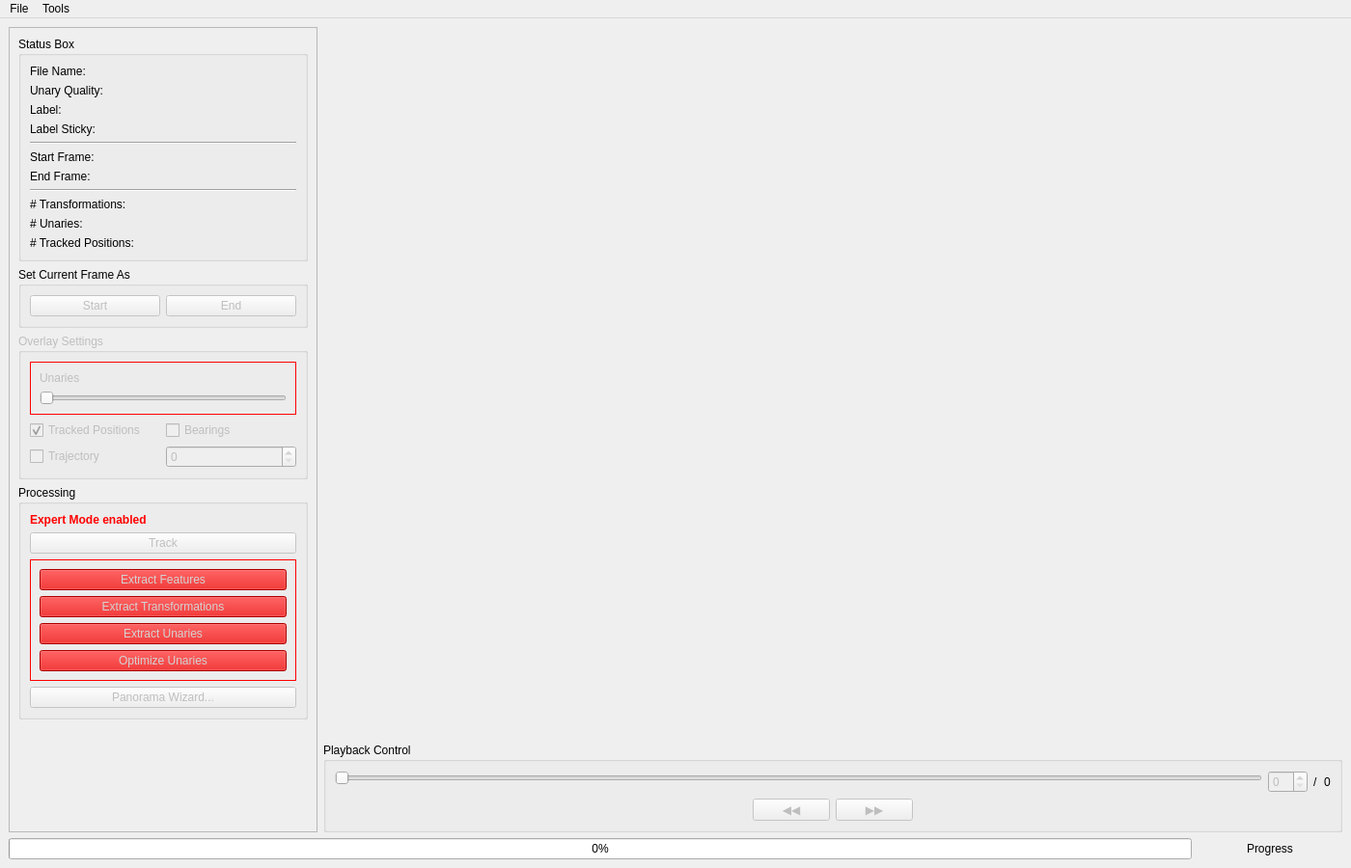
<?xml version="1.0" encoding="UTF-8"?>
<ui version="4.0">
 <class>MainWindow</class>
 <widget class="QMainWindow" name="MainWindow">
  <property name="geometry">
   <rect>
    <x>0</x>
    <y>0</y>
    <width>1400</width>
    <height>900</height>
   </rect>
  </property>
  <property name="windowTitle">
   <string>CATER</string>
  </property>
  <widget class="QWidget" name="centralwidget">
   <property name="enabled">
    <bool>true</bool>
   </property>
   <layout class="QVBoxLayout" name="verticalLayout_2">
    <item>
     <layout class="QHBoxLayout" name="horizontalLayout_2">
      <property name="sizeConstraint">
       <enum>QLayout::SetDefaultConstraint</enum>
      </property>
      <item>
       <widget class="QScrollArea" name="scrollArea">
        <property name="maximumSize">
         <size>
          <width>320</width>
          <height>16777215</height>
         </size>
        </property>
        <property name="widgetResizable">
         <bool>true</bool>
        </property>
        <widget class="QWidget" name="scrollAreaWidgetContents">
         <property name="geometry">
          <rect>
           <x>0</x>
           <y>0</y>
           <width>318</width>
           <height>821</height>
          </rect>
         </property>
         <property name="maximumSize">
          <size>
           <width>16777215</width>
           <height>16777215</height>
          </size>
         </property>
         <layout class="QGridLayout" name="gridLayout_3">
          <property name="leftMargin">
           <number>0</number>
          </property>
          <property name="topMargin">
           <number>0</number>
          </property>
          <property name="rightMargin">
           <number>0</number>
          </property>
          <property name="bottomMargin">
           <number>0</number>
          </property>
          <item row="0" column="0">
           <widget class="QWidget" name="verticalWidget" native="true">
            <property name="enabled">
             <bool>true</bool>
            </property>
            <property name="sizePolicy">
             <sizepolicy hsizetype="Preferred" vsizetype="Preferred">
              <horstretch>0</horstretch>
              <verstretch>0</verstretch>
             </sizepolicy>
            </property>
            <property name="maximumSize">
             <size>
              <width>16777215</width>
              <height>16777215</height>
             </size>
            </property>
            <layout class="QVBoxLayout" name="verticalLayout_3">
             <property name="bottomMargin">
              <number>10</number>
             </property>
             <item>
              <widget class="QGroupBox" name="groupBox">
               <property name="title">
                <string>Status Box</string>
               </property>
               <layout class="QGridLayout" name="gridLayout">
                <item row="12" column="1">
                 <widget class="QLabel" name="labelNumTrackedPos">
                  <property name="text">
                   <string/>
                  </property>
                 </widget>
                </item>
                <item row="0" column="1">
                 <widget class="QLabel" name="labelFileName">
                  <property name="text">
                   <string/>
                  </property>
                 </widget>
                </item>
                <item row="5" column="1">
                 <widget class="QLabel" name="labelStartFrame">
                  <property name="text">
                   <string/>
                  </property>
                 </widget>
                </item>
                <item row="2" column="0">
                 <widget class="QLabel" name="label_2">
                  <property name="text">
                   <string>Label:</string>
                  </property>
                 </widget>
                </item>
                <item row="2" column="1">
                 <widget class="QLabel" name="labelLabel">
                  <property name="text">
                   <string/>
                  </property>
                 </widget>
                </item>
                <item row="8" column="0" colspan="2">
                 <widget class="Line" name="line">
                  <property name="orientation">
                   <enum>Qt::Horizontal</enum>
                  </property>
                 </widget>
                </item>
                <item row="11" column="1">
                 <widget class="QLabel" name="labelNumUnaries">
                  <property name="text">
                   <string/>
                  </property>
                 </widget>
                </item>
                <item row="1" column="1">
                 <widget class="QLabel" name="qualityLabel">
                  <property name="styleSheet">
                   <string notr="true"/>
                  </property>
                  <property name="text">
                   <string/>
                  </property>
                 </widget>
                </item>
                <item row="11" column="0">
                 <widget class="QLabel" name="label_11">
                  <property name="text">
                   <string># Unaries:</string>
                  </property>
                 </widget>
                </item>
                <item row="6" column="1">
                 <widget class="QLabel" name="labelEndFrame">
                  <property name="text">
                   <string/>
                  </property>
                 </widget>
                </item>
                <item row="4" column="0" colspan="2">
                 <widget class="Line" name="line_2">
                  <property name="orientation">
                   <enum>Qt::Horizontal</enum>
                  </property>
                 </widget>
                </item>
                <item row="0" column="0">
                 <widget class="QLabel" name="label_3">
                  <property name="text">
                   <string>File Name:</string>
                  </property>
                 </widget>
                </item>
                <item row="10" column="0">
                 <widget class="QLabel" name="label_12">
                  <property name="text">
                   <string># Transformations:</string>
                  </property>
                 </widget>
                </item>
                <item row="12" column="0">
                 <widget class="QLabel" name="label_15">
                  <property name="text">
                   <string># Tracked Positions:</string>
                  </property>
                 </widget>
                </item>
                <item row="10" column="1">
                 <widget class="QLabel" name="labelNumTrafos">
                  <property name="text">
                   <string/>
                  </property>
                 </widget>
                </item>
                <item row="6" column="0">
                 <widget class="QLabel" name="label_7">
                  <property name="text">
                   <string>End Frame:</string>
                  </property>
                 </widget>
                </item>
                <item row="5" column="0">
                 <widget class="QLabel" name="label_5">
                  <property name="text">
                   <string>Start Frame:</string>
                  </property>
                 </widget>
                </item>
                <item row="1" column="0">
                 <widget class="QLabel" name="label">
                  <property name="text">
                   <string>Unary Quality: </string>
                  </property>
                 </widget>
                </item>
                <item row="3" column="0">
                 <widget class="QLabel" name="label_4">
                  <property name="text">
                   <string>Label Sticky:</string>
                  </property>
                 </widget>
                </item>
                <item row="3" column="1">
                 <widget class="QLabel" name="labelSticky">
                  <property name="text">
                   <string/>
                  </property>
                 </widget>
                </item>
               </layout>
              </widget>
             </item>
             <item>
              <widget class="QGroupBox" name="groupBox_4">
               <property name="title">
                <string>Set Current Frame As</string>
               </property>
               <layout class="QHBoxLayout" name="horizontalLayout_6">
                <item>
                 <widget class="QPushButton" name="buttonStartFrame">
                  <property name="enabled">
                   <bool>false</bool>
                  </property>
                  <property name="text">
                   <string>Start</string>
                  </property>
                 </widget>
                </item>
                <item>
                 <widget class="QPushButton" name="buttonEndFrame">
                  <property name="enabled">
                   <bool>false</bool>
                  </property>
                  <property name="text">
                   <string>End</string>
                  </property>
                 </widget>
                </item>
               </layout>
              </widget>
             </item>
             <item>
              <widget class="QGroupBox" name="overlayGroup">
               <property name="enabled">
                <bool>false</bool>
               </property>
               <property name="title">
                <string>Overlay Settings</string>
               </property>
               <layout class="QGridLayout" name="gridLayout_4">
                <item row="0" column="0" colspan="2">
                 <widget class="QFrame" name="frameUnary">
                  <property name="styleSheet">
                   <string notr="true">.QFrame {
border: 1px solid red;
}</string>
                  </property>
                  <property name="frameShape">
                   <enum>QFrame::StyledPanel</enum>
                  </property>
                  <property name="frameShadow">
                   <enum>QFrame::Raised</enum>
                  </property>
                  <layout class="QVBoxLayout" name="verticalLayout_6">
                   <item>
                    <widget class="QLabel" name="label_17">
                     <property name="text">
                      <string>Unaries</string>
                     </property>
                    </widget>
                   </item>
                   <item>
                    <widget class="QSlider" name="sliderOverlayUnaries">
                     <property name="styleSheet">
                      <string notr="true"/>
                     </property>
                     <property name="maximum">
                      <number>100</number>
                     </property>
                     <property name="singleStep">
                      <number>10</number>
                     </property>
                     <property name="value">
                      <number>0</number>
                     </property>
                     <property name="orientation">
                      <enum>Qt::Horizontal</enum>
                     </property>
                    </widget>
                   </item>
                  </layout>
                 </widget>
                </item>
                <item row="4" column="1">
                 <widget class="QSpinBox" name="trajectorySpin">
                  <property name="enabled">
                   <bool>false</bool>
                  </property>
                  <property name="maximum">
                   <number>100</number>
                  </property>
                  <property name="value">
                   <number>0</number>
                  </property>
                 </widget>
                </item>
                <item row="4" column="0">
                 <widget class="QCheckBox" name="overlayTrajectory">
                  <property name="text">
                   <string>Trajectory</string>
                  </property>
                  <property name="checked">
                   <bool>false</bool>
                  </property>
                 </widget>
                </item>
                <item row="2" column="0">
                 <widget class="QCheckBox" name="overlayTrackedPosition">
                  <property name="text">
                   <string>Tracked Positions</string>
                  </property>
                  <property name="checked">
                   <bool>true</bool>
                  </property>
                 </widget>
                </item>
                <item row="2" column="1">
                 <widget class="QCheckBox" name="overlayBearings">
                  <property name="text">
                   <string>Bearings</string>
                  </property>
                 </widget>
                </item>
               </layout>
              </widget>
             </item>
             <item>
              <widget class="QGroupBox" name="groupBox_3">
               <property name="enabled">
                <bool>true</bool>
               </property>
               <property name="title">
                <string>Processing</string>
               </property>
               <layout class="QGridLayout" name="gridLayout_2">
                <item row="1" column="0">
                 <widget class="QPushButton" name="buttonTrack">
                  <property name="enabled">
                   <bool>false</bool>
                  </property>
                  <property name="text">
                   <string>Track</string>
                  </property>
                 </widget>
                </item>
                <item row="2" column="0">
                 <widget class="QFrame" name="frameTracking">
                  <property name="enabled">
                   <bool>false</bool>
                  </property>
                  <property name="styleSheet">
                   <string notr="true">QFrame {
border: 1px solid red;
}</string>
                  </property>
                  <property name="frameShape">
                   <enum>QFrame::StyledPanel</enum>
                  </property>
                  <property name="frameShadow">
                   <enum>QFrame::Raised</enum>
                  </property>
                  <layout class="QVBoxLayout" name="verticalLayout_7">
                   <item>
                    <widget class="QPushButton" name="buttonExtractFeatures">
                     <property name="enabled">
                      <bool>false</bool>
                     </property>
                     <property name="styleSheet">
                      <string notr="true">QPushButton:disabled {
background-color: rgb(209, 0, 0);
color: lightgray;
}
QPushButton {
background-color: rgb(255, 0, 0);
color: white;
}

</string>
                     </property>
                     <property name="text">
                      <string>Extract Features</string>
                     </property>
                    </widget>
                   </item>
                   <item>
                    <widget class="QPushButton" name="buttonExtractTrafos">
                     <property name="enabled">
                      <bool>false</bool>
                     </property>
                     <property name="accessibleName">
                      <string/>
                     </property>
                     <property name="autoFillBackground">
                      <bool>false</bool>
                     </property>
                     <property name="styleSheet">
                      <string notr="true">QPushButton:disabled {
background-color: rgb(209, 0, 0);
color: lightgray;
}
QPushButton {
background-color: rgb(255, 0, 0);
color: white;
}

</string>
                     </property>
                     <property name="text">
                      <string>Extract Transformations</string>
                     </property>
                    </widget>
                   </item>
                   <item>
                    <widget class="QPushButton" name="buttonExtractUnaries">
                     <property name="enabled">
                      <bool>false</bool>
                     </property>
                     <property name="styleSheet">
                      <string notr="true">QPushButton:disabled {
background-color: rgb(209, 0, 0);
color: lightgray;
}
QPushButton {
background-color: rgb(255, 0, 0);
color: white;
}

</string>
                     </property>
                     <property name="text">
                      <string>Extract Unaries</string>
                     </property>
                    </widget>
                   </item>
                   <item>
                    <widget class="QPushButton" name="buttonOptimizeUnaries">
                     <property name="enabled">
                      <bool>false</bool>
                     </property>
                     <property name="styleSheet">
                      <string notr="true">QPushButton:disabled {
background-color: rgb(209, 0, 0);
color: lightgray;
}
QPushButton {
background-color: rgb(255, 0, 0);
color: white;
}

</string>
                     </property>
                     <property name="text">
                      <string>Optimize Unaries</string>
                     </property>
                    </widget>
                   </item>
                  </layout>
                 </widget>
                </item>
                <item row="0" column="0">
                 <widget class="QLabel" name="labelExpertMode">
                  <property name="font">
                   <font>
                    <weight>75</weight>
                    <bold>true</bold>
                   </font>
                  </property>
                  <property name="styleSheet">
                   <string notr="true">color: red</string>
                  </property>
                  <property name="text">
                   <string>Expert Mode enabled</string>
                  </property>
                 </widget>
                </item>
                <item row="9" column="0">
                 <widget class="QPushButton" name="buttonPano">
                  <property name="enabled">
                   <bool>false</bool>
                  </property>
                  <property name="text">
                   <string>Panorama Wizard...</string>
                  </property>
                 </widget>
                </item>
               </layout>
              </widget>
             </item>
             <item>
              <spacer name="verticalSpacer">
               <property name="orientation">
                <enum>Qt::Vertical</enum>
               </property>
               <property name="sizeHint" stdset="0">
                <size>
                 <width>20</width>
                 <height>40</height>
                </size>
               </property>
              </spacer>
             </item>
            </layout>
           </widget>
          </item>
         </layout>
        </widget>
       </widget>
      </item>
      <item>
       <layout class="QVBoxLayout" name="verticalLayout_4">
        <property name="sizeConstraint">
         <enum>QLayout::SetDefaultConstraint</enum>
        </property>
        <property name="leftMargin">
         <number>0</number>
        </property>
        <item>
         <widget class="gui::TrackerGraphicsView" name="graphicsView" native="true"/>
        </item>
        <item>
         <widget class="QGroupBox" name="groupBox_2">
          <property name="sizePolicy">
           <sizepolicy hsizetype="Preferred" vsizetype="Fixed">
            <horstretch>0</horstretch>
            <verstretch>0</verstretch>
           </sizepolicy>
          </property>
          <property name="title">
           <string>Playback Control</string>
          </property>
          <layout class="QVBoxLayout" name="verticalLayout_5">
           <item>
            <layout class="QHBoxLayout" name="horizontalLayout_4">
             <property name="topMargin">
              <number>0</number>
             </property>
             <item>
              <layout class="QVBoxLayout" name="verticalLayout_8">
               <property name="topMargin">
                <number>0</number>
               </property>
               <property name="rightMargin">
                <number>0</number>
               </property>
               <item>
                <widget class="QSlider" name="sliderFrame">
                 <property name="enabled">
                  <bool>false</bool>
                 </property>
                 <property name="minimum">
                  <number>0</number>
                 </property>
                 <property name="value">
                  <number>0</number>
                 </property>
                 <property name="orientation">
                  <enum>Qt::Horizontal</enum>
                 </property>
                </widget>
               </item>
               <item>
                <widget class="gui::UnaryGraphicsView" name="unaryView" native="true">
                 <property name="maximumSize">
                  <size>
                   <width>16777215</width>
                   <height>30</height>
                  </size>
                 </property>
                </widget>
               </item>
              </layout>
             </item>
             <item>
              <widget class="QSpinBox" name="spinCurrentFrame">
               <property name="enabled">
                <bool>false</bool>
               </property>
               <property name="minimum">
                <number>0</number>
               </property>
               <property name="value">
                <number>0</number>
               </property>
              </widget>
             </item>
             <item>
              <widget class="QLabel" name="label_20">
               <property name="text">
                <string>/</string>
               </property>
              </widget>
             </item>
             <item>
              <widget class="QLabel" name="labelMaxFrames">
               <property name="text">
                <string>0</string>
               </property>
              </widget>
             </item>
            </layout>
           </item>
           <item>
            <layout class="QHBoxLayout" name="horizontalLayout_3">
             <property name="sizeConstraint">
              <enum>QLayout::SetDefaultConstraint</enum>
             </property>
             <property name="topMargin">
              <number>0</number>
             </property>
             <item>
              <spacer name="horizontalSpacer">
               <property name="orientation">
                <enum>Qt::Horizontal</enum>
               </property>
               <property name="sizeHint" stdset="0">
                <size>
                 <width>40</width>
                 <height>20</height>
                </size>
               </property>
              </spacer>
             </item>
             <item>
              <widget class="QPushButton" name="buttonPrevFrame">
               <property name="enabled">
                <bool>false</bool>
               </property>
               <property name="text">
                <string notr="true">◀️◀️</string>
               </property>
              </widget>
             </item>
             <item>
              <widget class="QPushButton" name="buttonNextFrame">
               <property name="enabled">
                <bool>false</bool>
               </property>
               <property name="text">
                <string notr="true">▶️▶️</string>
               </property>
              </widget>
             </item>
             <item>
              <spacer name="horizontalSpacer_2">
               <property name="orientation">
                <enum>Qt::Horizontal</enum>
               </property>
               <property name="sizeHint" stdset="0">
                <size>
                 <width>40</width>
                 <height>20</height>
                </size>
               </property>
              </spacer>
             </item>
            </layout>
           </item>
          </layout>
         </widget>
        </item>
       </layout>
      </item>
     </layout>
    </item>
    <item>
     <layout class="QHBoxLayout" name="horizontalLayout">
      <item>
       <widget class="QProgressBar" name="progressBar">
        <property name="enabled">
         <bool>true</bool>
        </property>
        <property name="value">
         <number>0</number>
        </property>
       </widget>
      </item>
      <item>
       <widget class="QLabel" name="labelProgress">
        <property name="minimumSize">
         <size>
          <width>150</width>
          <height>0</height>
         </size>
        </property>
        <property name="text">
         <string>Progress</string>
        </property>
        <property name="alignment">
         <set>Qt::AlignCenter</set>
        </property>
       </widget>
      </item>
     </layout>
    </item>
   </layout>
  </widget>
  <widget class="QMenuBar" name="menubar">
   <property name="geometry">
    <rect>
     <x>0</x>
     <y>0</y>
     <width>1400</width>
     <height>22</height>
    </rect>
   </property>
   <widget class="QMenu" name="menuFile">
    <property name="title">
     <string>File</string>
    </property>
    <addaction name="actionOpenImgFolder"/>
    <addaction name="actionOpenImgList"/>
    <addaction name="separator"/>
    <addaction name="actionOpenResultsFile"/>
    <addaction name="actionSave_Results"/>
    <addaction name="separator"/>
    <addaction name="actionExport"/>
    <addaction name="actionExport_Video"/>
    <addaction name="separator"/>
    <addaction name="actionQuit"/>
   </widget>
   <widget class="QMenu" name="menuTools">
    <property name="title">
     <string>Tools</string>
    </property>
    <addaction name="actionPreferences"/>
    <addaction name="actionExpertMode"/>
    <addaction name="separator"/>
    <addaction name="actionPrev_Frame"/>
    <addaction name="actionNext_Frame"/>
    <addaction name="separator"/>
    <addaction name="actionLabelEditor"/>
   </widget>
   <addaction name="menuFile"/>
   <addaction name="menuTools"/>
  </widget>
  <action name="actionOpenImgFolder">
   <property name="text">
    <string>Open Image Folder...</string>
   </property>
   <property name="shortcut">
    <string>Ctrl+O</string>
   </property>
  </action>
  <action name="actionOpenImgList">
   <property name="text">
    <string>Open Image List...</string>
   </property>
   <property name="shortcut">
    <string>Ctrl+F</string>
   </property>
  </action>
  <action name="actionOpenResultsFile">
   <property name="text">
    <string>Open Results File...</string>
   </property>
   <property name="shortcut">
    <string>Ctrl+R</string>
   </property>
  </action>
  <action name="actionPreferences">
   <property name="enabled">
    <bool>false</bool>
   </property>
   <property name="text">
    <string>Preferences...</string>
   </property>
   <property name="shortcut">
    <string>Ctrl+P</string>
   </property>
  </action>
  <action name="actionExpertMode">
   <property name="checkable">
    <bool>true</bool>
   </property>
   <property name="text">
    <string>Expert Mode</string>
   </property>
  </action>
  <action name="actionNext_Frame">
   <property name="enabled">
    <bool>false</bool>
   </property>
   <property name="text">
    <string>Next Frame</string>
   </property>
   <property name="shortcut">
    <string>Right</string>
   </property>
  </action>
  <action name="actionPrev_Frame">
   <property name="enabled">
    <bool>false</bool>
   </property>
   <property name="text">
    <string>Previous Frame</string>
   </property>
   <property name="shortcut">
    <string>Left</string>
   </property>
  </action>
  <action name="actionSave_Results">
   <property name="text">
    <string>Save Results</string>
   </property>
   <property name="shortcut">
    <string>Ctrl+S</string>
   </property>
  </action>
  <action name="actionLabelEditor">
   <property name="enabled">
    <bool>false</bool>
   </property>
   <property name="text">
    <string>Label Editor...</string>
   </property>
   <property name="shortcut">
    <string>Ctrl+L</string>
   </property>
  </action>
  <action name="actionExport">
   <property name="enabled">
    <bool>false</bool>
   </property>
   <property name="text">
    <string>Export...</string>
   </property>
  </action>
  <action name="actionQuit">
   <property name="text">
    <string>Quit</string>
   </property>
  </action>
  <action name="actionExport_Video">
   <property name="enabled">
    <bool>false</bool>
   </property>
   <property name="text">
    <string>Export Video...</string>
   </property>
  </action>
 </widget>
 <customwidgets>
  <customwidget>
   <class>gui::TrackerGraphicsView</class>
   <extends>QWidget</extends>
   <header>trackerGraphicsView.h</header>
  </customwidget>
  <customwidget>
   <class>gui::UnaryGraphicsView</class>
   <extends>QWidget</extends>
   <header>unaryGraphicsView.h</header>
   <container>1</container>
  </customwidget>
 </customwidgets>
 <resources/>
 <connections>
  <connection>
   <sender>overlayTrajectory</sender>
   <signal>toggled(bool)</signal>
   <receiver>trajectorySpin</receiver>
   <slot>setEnabled(bool)</slot>
   <hints>
    <hint type="sourcelabel">
     <x>130</x>
     <y>465</y>
    </hint>
    <hint type="destinationlabel">
     <x>262</x>
     <y>465</y>
    </hint>
   </hints>
  </connection>
 </connections>
</ui>
